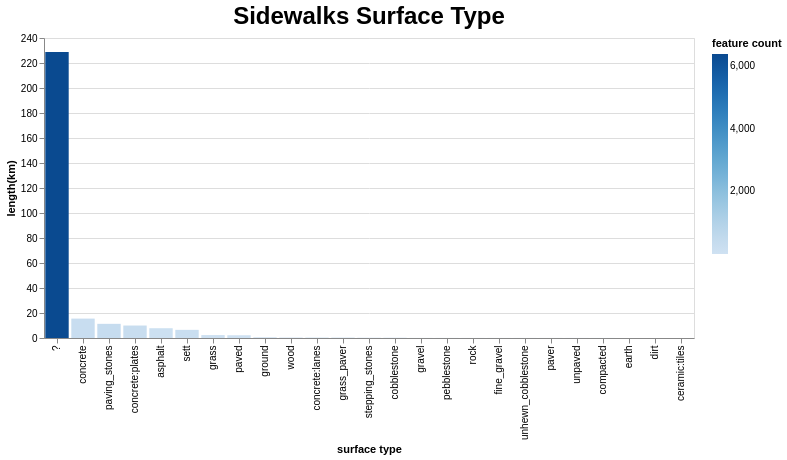

Describe this chart as a Vega-Lite specification.
### Vega-Lite specification from a JSON file in a GitHub repository (floating-point values rounded to 4 significant figures)
{"config": {"view": {"continuousWidth": 300, "continuousHeight": 300}, "title": {"fontSize": 24}}, "data": {"values": [{"surface type": "?", "feature count": 6390, "length(km)": 228.7}, {"surface type": "asphalt", "feature count": 101, "length(km)": 7.827}, {"surface type": "ceramic:tiles", "feature count": 1, "length(km)": 0.002825}, {"surface type": "cobblestone", "feature count": 5, "length(km)": 0.218}, {"surface type": "compacted", "feature count": 4, "length(km)": 0.04826}, {"surface type": "concrete", "feature count": 255, "length(km)": 15.52}, {"surface type": "concrete:lanes", "feature count": 15, "length(km)": 0.359}, {"surface type": "concrete:plates", "feature count": 278, "length(km)": 9.985}, {"surface type": "dirt", "feature count": 1, "length(km)": 0.006994}, {"surface type": "earth", "feature count": 1, "length(km)": 0.01202}, {"surface type": "fine_gravel", "feature count": 4, "length(km)": 0.0591}, {"surface type": "grass", "feature count": 84, "length(km)": 2.338}, {"surface type": "grass_paver", "feature count": 4, "length(km)": 0.3463}, {"surface type": "gravel", "feature count": 3, "length(km)": 0.0698}, {"surface type": "ground", "feature count": 8, "length(km)": 0.5751}, {"surface type": "paved", "feature count": 27, "length(km)": 2.201}, {"surface type": "paver", "feature count": 1, "length(km)": 0.05802}, {"surface type": "paving_stones", "feature count": 332, "length(km)": 11.34}, {"surface type": "pebblestone", "feature count": 2, "length(km)": 0.06488}, {"surface type": "rock", "feature count": 1, "length(km)": 0.06066}, {"surface type": "sett", "feature count": 219, "length(km)": 6.527}, {"surface type": "stepping_stones", "feature count": 6, "length(km)": 0.2201}, {"surface type": "unhewn_cobblestone", "feature count": 2, "length(km)": 0.05829}, {"surface type": "unpaved", "feature count": 2, "length(km)": 0.05294}, {"surface type": "wood", "feature count": 16, "length(km)": 0.3733}]}, "mark": {"type": "bar"}, "encoding": {"color": {"field": "feature count", "type": "quantitative"}, "tooltip": {"field": "length(km)", "type": "quantitative"}, "x": {"field": "surface type", "sort": "-y", "type": "nominal"}, "y": {"field": "length(km)", "type": "quantitative"}}, "height": 300, "params": [{"name": "param_2", "select": {"type": "interval", "encodings": ["x", "y"]}, "bind": "scales"}], "title": "Sidewalks Surface Type", "width": 650, "$schema": "https://vega.github.io/schema/vega-lite/v5.json", "datasets": {"data-5dab8abaf7591df680d5df4d0f14a17e": [{"surface type": "?", "feature count": 6390, "length(km)": 228.7}, {"surface type": "asphalt", "feature count": 101, "length(km)": 7.827}, {"surface type": "ceramic:tiles", "feature count": 1, "length(km)": 0.002825}, {"surface type": "cobblestone", "feature count": 5, "length(km)": 0.218}, {"surface type": "compacted", "feature count": 4, "length(km)": 0.04826}, {"surface type": "concrete", "feature count": 255, "length(km)": 15.52}, {"surface type": "concrete:lanes", "feature count": 15, "length(km)": 0.359}, {"surface type": "concrete:plates", "feature count": 278, "length(km)": 9.985}, {"surface type": "dirt", "feature count": 1, "length(km)": 0.006994}, {"surface type": "earth", "feature count": 1, "length(km)": 0.01202}, {"surface type": "fine_gravel", "feature count": 4, "length(km)": 0.0591}, {"surface type": "grass", "feature count": 84, "length(km)": 2.338}, {"surface type": "grass_paver", "feature count": 4, "length(km)": 0.3463}, {"surface type": "gravel", "feature count": 3, "length(km)": 0.0698}, {"surface type": "ground", "feature count": 8, "length(km)": 0.5751}, {"surface type": "paved", "feature count": 27, "length(km)": 2.201}, {"surface type": "paver", "feature count": 1, "length(km)": 0.05802}, {"surface type": "paving_stones", "feature count": 332, "length(km)": 11.34}, {"surface type": "pebblestone", "feature count": 2, "length(km)": 0.06488}, {"surface type": "rock", "feature count": 1, "length(km)": 0.06066}, {"surface type": "sett", "feature count": 219, "length(km)": 6.527}, {"surface type": "stepping_stones", "feature count": 6, "length(km)": 0.2201}, {"surface type": "unhewn_cobblestone", "feature count": 2, "length(km)": 0.05829}, {"surface type": "unpaved", "feature count": 2, "length(km)": 0.05294}, {"surface type": "wood", "feature count": 16, "length(km)": 0.3733}]}}
